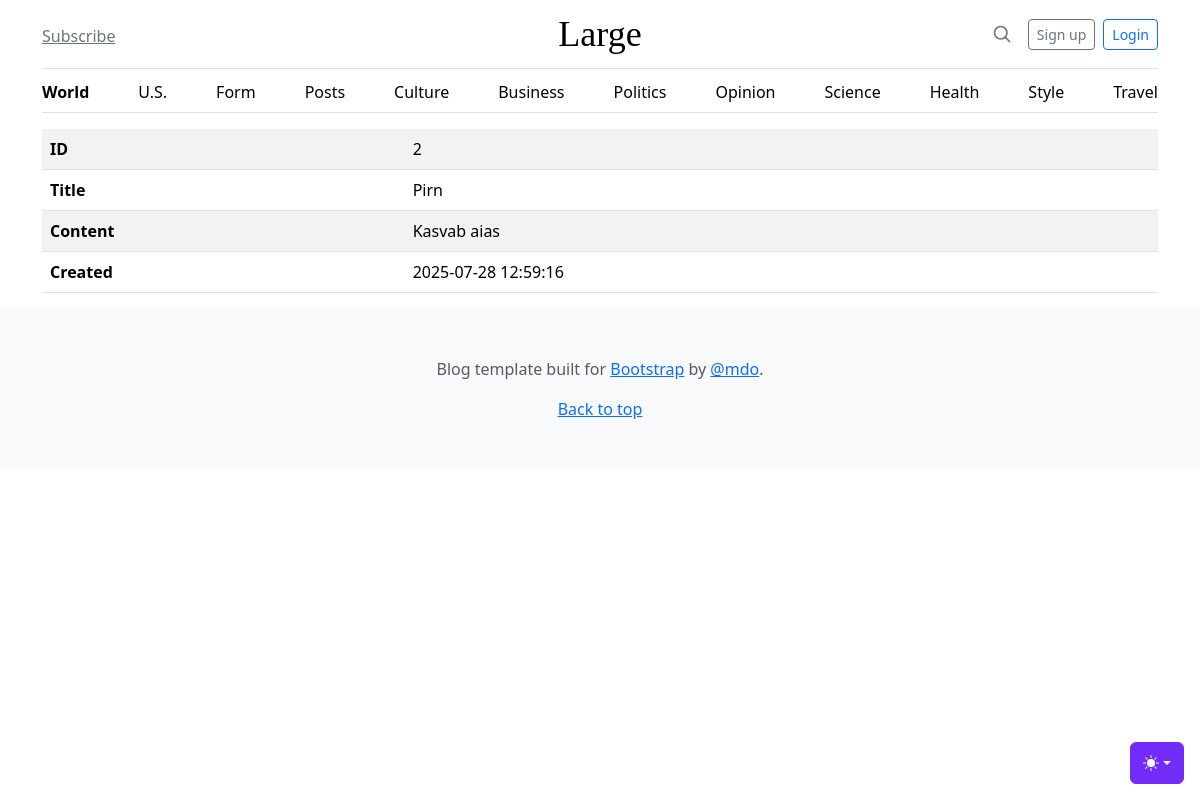
Page /admin/posts/view?id=2 on the earlier database version.
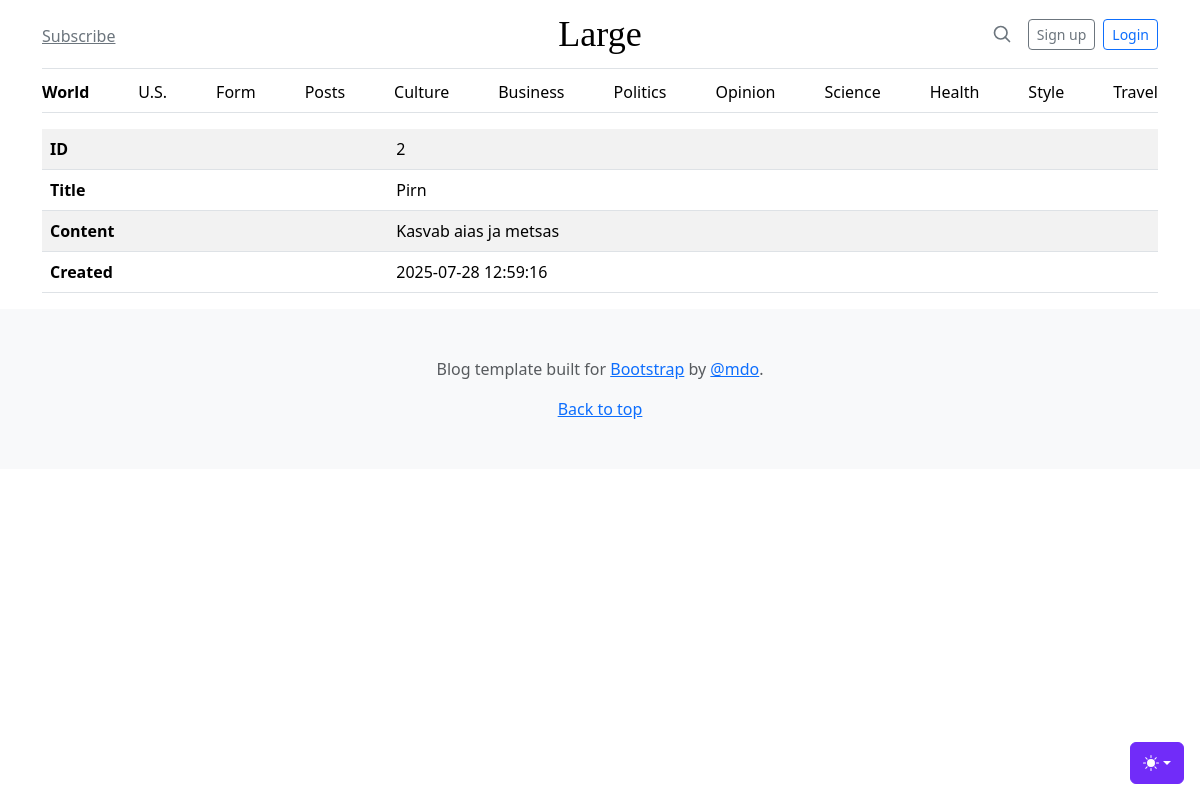
Same page on the later database version.
### tables this page shows
CREATE TABLE posts
(
    id      integer
        constraint posts_pk
            primary key autoincrement,
    title   text not null,
    body    text not null,
    created datetime
);

### src/Controllers/PostsController.php (called while the page is built, shortened)
<?php
class PostsController {
    public function view() {
        $post = Post::find($_GET['id']);
        include __DIR__ . '/../../views/posts/view.php';
    }
}

### src/DB.php (called while the page is built, shortened)
<?php
class DB {
    private $conn;
    public function __construct() {
        try {
        $this->conn = new PDO("sqlite:db.sqlite");
        $this->conn->setAttribute(PDO::ATTR_ERRMODE, PDO::ERRMODE_EXCEPTION);
        } catch(PDOException $e) {
        echo "Ühendus puudub: " . $e->getMessage();
        }
    }
    public function find($table, $class, $id) {
        $stmt = $this->conn->prepare("SELECT * FROM $table WHERE id =$id");
        $stmt->execute();
        $stmt->setFetchMode(PDO::FETCH_CLASS, $class);
        return $stmt->fetch();
    }
    }

### src/Models/Model.php (called while the page is built, shortened)
<?php
abstract class Model {
   protected static $table;
    public static function find($id) {
        $db = new \App\DB();
        return $db->find(static::$table, static::class, $id);
    }
}

### src/Models/Post.php (called while the page is built, shortened)
<?php
class Post extends Model {
    public $created;
    public function createdDate() {
        return new DateTime($this->created);
    }
}

### views/posts/view.php (the view)
<?php include 'views/partials/header.php' ?>
<main class="container">
   <table class="table table-striped table-hover">
       <tbody>
           <tr>
               <th>ID</th>
               <td><?=$post->id ?></td>
           </tr>
           <tr>
               <th>Title</th>
               <td><?=$post->title ?></td>
           </tr>
           <tr>
               <th>Content</th>
               <td><?=$post->body ?></td>
           </tr>
           <tr>
               <th>Created</th>
               <td><?=$post->createdDate()->format('Y-m-d H:i:s')?></td>
           </tr>
       </tbody>
   </table>
</main>
<?php include 'views/partials/footer.php' ?>

Differences in the rows shown:
changed posts "Pirn": body "Kasvab aias" → "Kasvab aias ja metsas"
